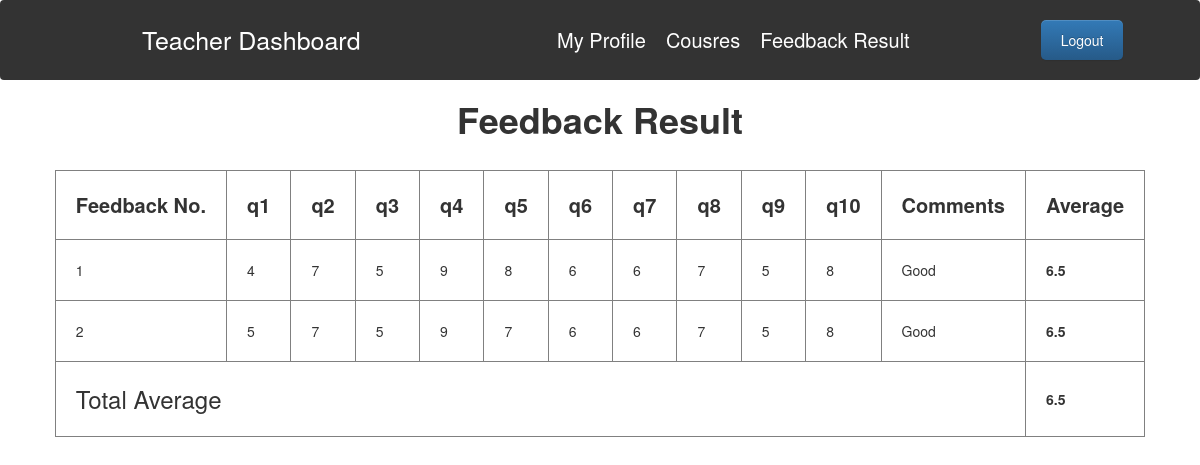
The app's page /Teacher/teacher_feedback_result.php (signed in) with its own data.
### tables this page shows
CREATE TABLE `teacher` (
  `username` varchar(50) NOT NULL,
  `id` int(20) NOT NULL,
  `name` varchar(38) DEFAULT NULL,
  `email` varchar(38) NOT NULL,
  `phone` int(38) DEFAULT NULL,
  `department` varchar(38) DEFAULT NULL,
  `webpage` varchar(10000) NOT NULL,
  `description` varchar(38) DEFAULT NULL,
  `image` varchar(38) DEFAULT NULL,
  `password` varchar(50) NOT NULL
);

CREATE TABLE `feedback` (
  `schno` int(50) NOT NULL,
  `facname` varchar(50) NOT NULL,
  `q1` int(10) NOT NULL,
  `q2` int(10) NOT NULL,
  `q3` int(10) NOT NULL,
  `q4` int(10) NOT NULL,
  `q5` int(10) NOT NULL,
  `q6` int(10) NOT NULL,
  `q7` int(10) NOT NULL,
  `q8` int(10) NOT NULL,
  `q9` int(10) NOT NULL,
  `q10` int(10) NOT NULL,
  `comments` text NOT NULL
);

### Teacher/teacher_feedback_result.php (the view, shortened to what this page needs)
<?php
    $host="localhost";
    $user="root";
    $password="";
    $db="iiit_b";
    $data=mysqli_connect($host,$user,$password,$db);
    $email=$_SESSION['email'];
    $sql="SELECT * FROM teacher t JOIN feedback f ON t.name = f.facname  WHERE email='$email' ";
    $result=mysqli_query($data,$sql);
?>
<!DOCTYPE html>
<html lang="en">
<head>
    <link rel="stylesheet" href="https://cdn.jsdelivr.net/npm/bootstrap@3.3.7/dist/css/bootstrap.min.css">
    <link rel="stylesheet" href="https://cdn.jsdelivr.net/npm/bootstrap@3.3.7/dist/css/bootstrap-theme.min.css">
</head>
<body>
    <?php
    include 'teacher_sidebar.php';
    ?>
<div class="content">
            <center>
            <h1 style="font-weight:550;">Feedback Result</h1>
            <br>
            <table border="1px">
                <tr>
                    <th class="table_th">Feedback No.</th>
                    <th class="table_th">q1</th>
                    <th class="table_th">q2</th>
                    <th class="table_th">q3</th>
                    <th class="table_th">q4</th>
                    <th class="table_th">q5</th>
                    <th class="table_th">q6</th>
                    <th class="table_th">q7</th>
                    <th class="table_th">q8</th>
                    <th class="table_th">q9</th>
                    <th class="table_th">q10</th>
                    <th class="table_th">Comments</th>
                    <th class="table_th">Average</th>
                </tr>
                <?php
                    $totalAverage = 0;
                    $fno = 0;
                while($info=$result->fetch_assoc())
                {
                    $fno = $fno + 1;
                    $totalRating = $info['q1'] + $info['q2'] + $info['q3'] + $info['q4'] + $info['q5'] + $info['q6'] + $info['q7'] + $info['q8'] + $info['q9'] + $info['q10'];
                    $average = $totalRating/10;
                ?>
                <tr>
                    <td class="table_td"><?php echo $fno ?></td>
                    <td class="table_td"><?php echo $info['q1']; ?></td>
                    <td class="table_td"><?php echo $info['q2']; ?></td>
                    <td class="table_td"><?php echo $info['q3']; ?></td>
                    <td class="table_td"><?php echo $info['q4']; ?></td>
                    <td class="table_td"><?php echo $info['q5']; ?></td>
                    <td class="table_td"><?php echo $info['q6']; ?></td>
                    <td class="table_td"><?php echo $info['q7']; ?></td>
                    <td class="table_td"><?php echo $info['q8']; ?></td>
                    <td class="table_td"><?php echo $info['q9']; ?></td>
                    <td class="table_td"><?php echo $info['q10']; ?></td>
                    <td class="table_td"><?php echo $info['comments']; ?></td>
                    <td class="table_td"><b><?php echo $average; ?></b></td>
                </tr>
                <?php
                $totalAverage = $totalAverage + $average;
                }
                $totalAverage = $totalAverage/$fno;
                $roundedTotalAverage = round($totalAverage,1);
                ?>
                <tr>
                    <td colspan="12" class="table_td" style="font-size:x-large;">Total Average</td>
                    <td class="table_td"><b><?php echo $roundedTotalAverage; ?></b></td>
                </tr>
             </table>
            </center>
        </div>
</body>
</html>

### Teacher/teacher_feedback_result.php (style rules this page uses)
.table_th { padding:20px; font-size:20px; }
.table_td { padding:20px; }

### records on screen
teacher: feedback.q1 "4", feedback.q2 "7", feedback.q3 "5", feedback.q4 "9", feedback.q5 "8", feedback.q6 "6", feedback.q7 "6", feedback.q8 "7", feedback.q9 "5", feedback.q10 "8", feedback.comments "Good", feedback.q1+q2+q3 "6.5", feedback.q1 "5", feedback.q5 "7"

### other values on screen
$roundedTotalAverage "6.5"
